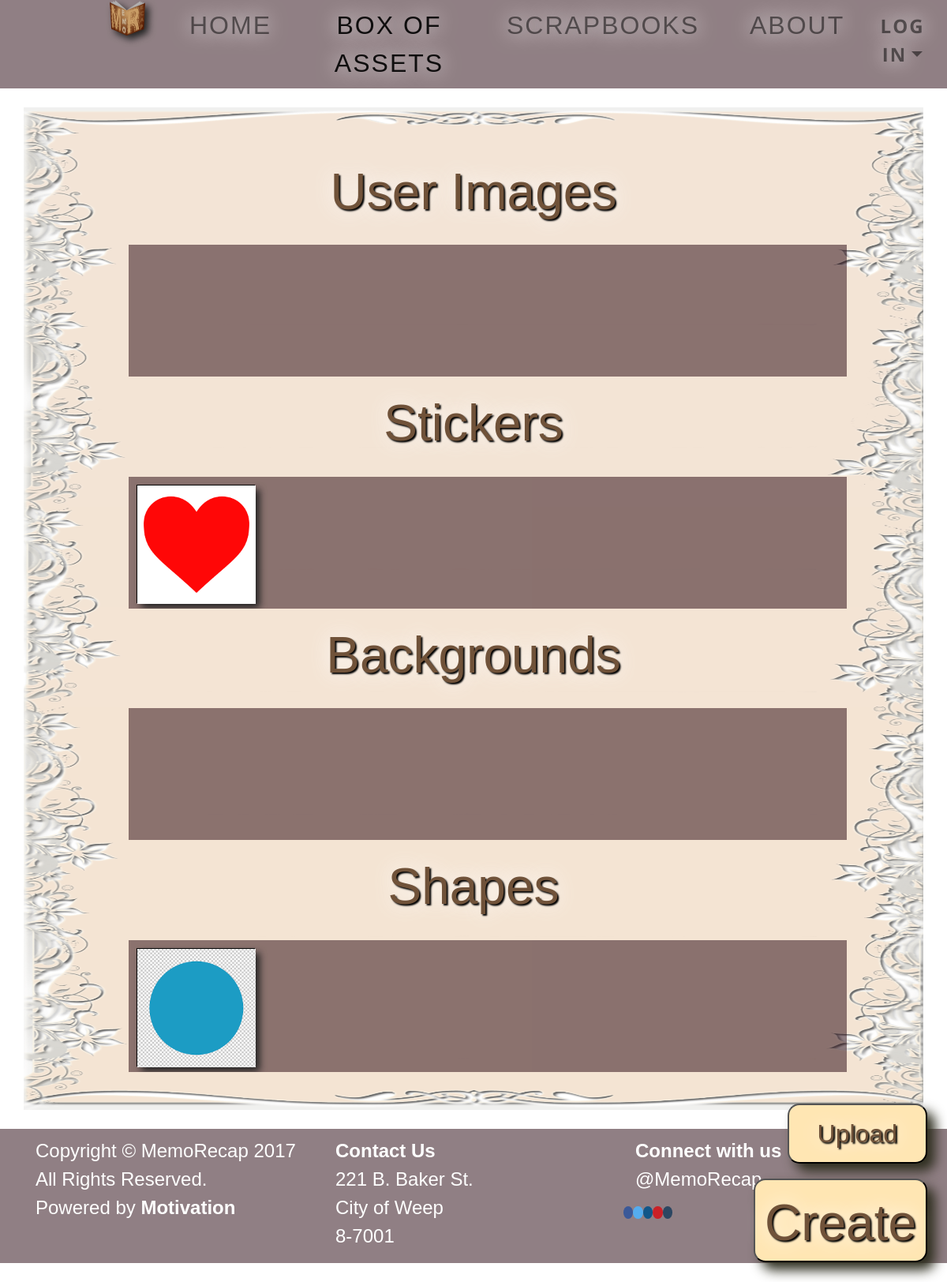
Before: /Assets with the older database file.
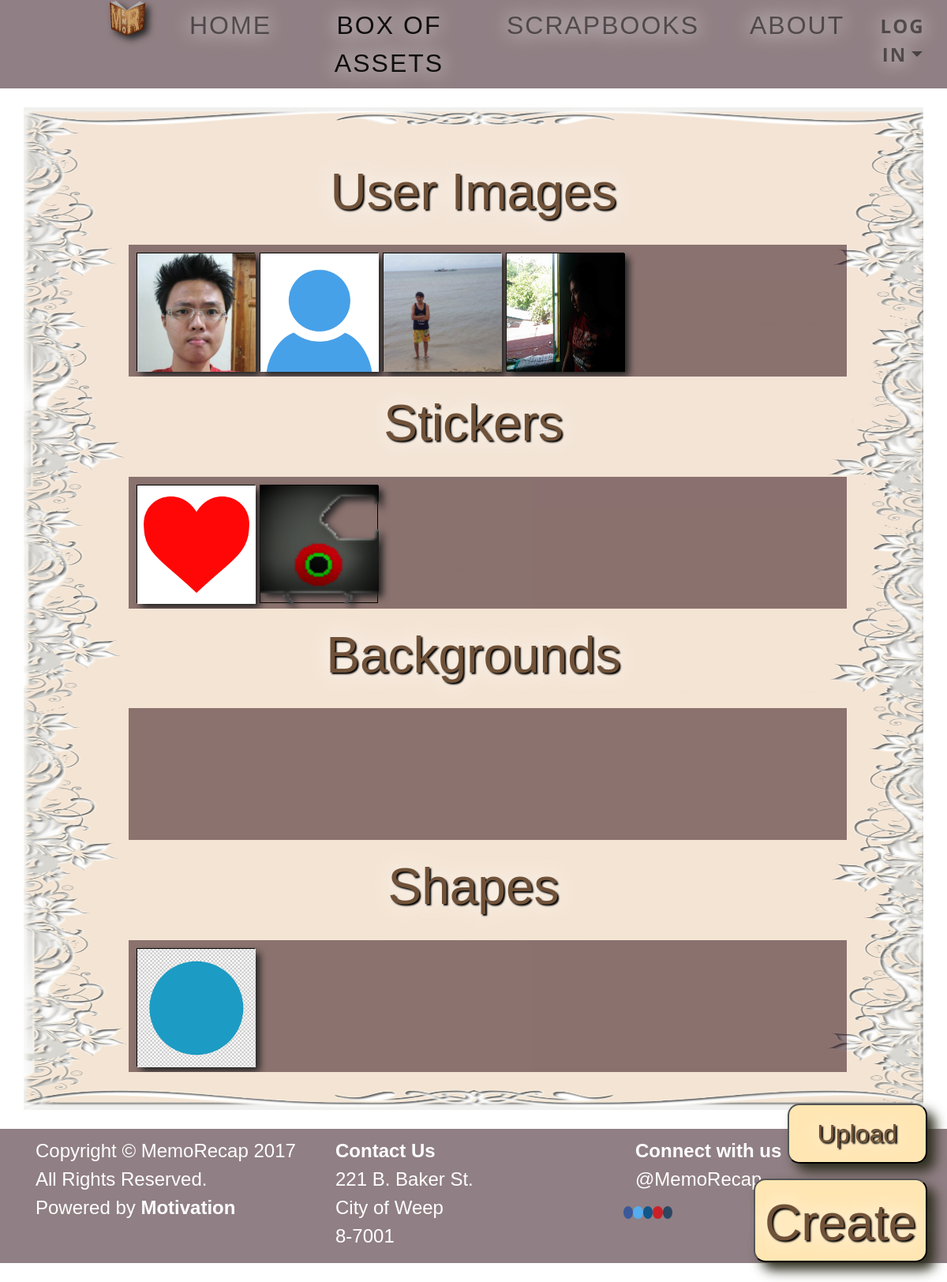
After: the same page with the newer database file.
### tables this page shows
CREATE TABLE IF NOT EXISTS `assets` (
  `asset_id` varchar(4) NOT NULL,
  `file` text NOT NULL,
  `category` varchar(20) NOT NULL,
  `username` varchar(20) NOT NULL,
  `privacy` varchar(8) NOT NULL,
  `upload_date` date NOT NULL,
  PRIMARY KEY (`asset_id`)
);

### application/controllers/MemoRecap.php (called while the page is built, shortened)
<?php
class MemoRecap extends CI_Controller {
	public function __construct(){
		$this->load->model('Scrapbook_model', 'scrapbook');
		$this->load->model('User_model', 'user');
	}
	public function loadNav(){
		if($this->session->userdata('logged_in')){
			$this->load->view('includes/navLoggedIn');
		}else{
			$this->load->view('includes/nav');
		}
	}
	public function loadHeader(){
		$data['logged_in'] = false;
		$this->load->view('includes/header', $data);
	}
	public function Assets(){
		$this->loadHeader();
		$this->loadNav();
		$this->load->view('includes/modal');
		$data['user_images'] = $this->scrapbook->getAssets('user_images/', $this->session->userdata('logged_in'));
		$data['stickers'] = $this->scrapbook->getAssets('stickers/', $this->session->userdata('logged_in'));
		$data['backgrounds'] = $this->scrapbook->getAssets('backgrounds/', $this->session->userdata('logged_in'));
		$data['shapes'] = $this->scrapbook->getAssets('shapes/', $this->session->userdata('logged_in'));
		$this->load->view('assets', $data);
		$this->load->view('includes/footer');
	}
}

### index.php (called while the page is built, shortened)
<?php
require_once BASEPATH.'core/CodeIgniter.php';

### application/models/Scrapbook_model.php (called while the page is built, shortened)
<?php
	class Scrapbook_model extends CI_Model{
		public function getAssets($category, $logged_in){
			$where = "AND (privacy = 'public'";
			$where .= ')';
			$ass = [];
			$query = $this->db->query("SELECT * FROM assets WHERE category = '".$category."' ".$where);
			foreach($query->result_array() as $row){
				$ass[] = $row;
			}
			return $ass;
		}
	}
?>

### application/views/assets.php (the view, shortened to what this page needs)
<div class="container bg p-4 my-4">
	<br />
	<br />
	<h2 class="landi hedest text-center ">User Images</h2><br />
	<div class="col-md-10 bg-overlay" style = " padding: 7px; overflow: auto; margin-left:10%; margin-right:10%; width: 90%; height:167px;  list-style: none;">
		<?php foreach($user_images as $ui): ?>
			<li style = "float: left;">
				<div style = "width:150px;height:150px;border:solid thin black; margin: 3px;">
					<img style = "width:150px;height:150px;" src = "<?php echo base_url('uploaded_assets/'.$ui['category'].$ui['file']); ?>" />
				</div>
			</li>
		<?php endforeach;?>
		</div>
	<br />
<h2 class="landi hedest text-center ">Stickers</h2><br />
	<div class="col-md-10 bg-overlay" style = " padding: 7px; overflow: auto; margin-left:10%; margin-right:10%; width: 90%; height:167px;  list-style: none;">
		<?php foreach($stickers as $st): ?>
			<li style = "float: left;">
				<div style = "width:150px;height:150px;border:solid thin black; margin: 3px">
					<img style = "width:150px;height:150px;" src = "<?php echo base_url('uploaded_assets/'.$st['category'].$st['file']); ?>" />
				</div>
			</li>
		<?php endforeach; ?>
	</div>
<br />
<h2 class="landi hedest text-center ">Backgrounds</h2><br />
	<div class="col-md-10 bg-overlay" style = " padding: 7px; overflow: auto; margin-left:10%; margin-right:10%; width: 90%; height:167px;  list-style: none;">
	</div>
	<br />
<h2 class="landi hedest text-center ">Shapes</h2><br />
	<div class="col-md-10 bg-overlay" style = " padding: 7px; overflow: auto; margin-left:10%; margin-right:10%; width: 90%; height:167px;  list-style: none;">
		<?php foreach($shapes as $sh): ?>
			<li style = "float: left;">
				<div style = "width:150px;height:150px;border:solid thin black; margin: 3px">
					<img style = "width:150px;height:150px;" src = "<?php echo base_url('uploaded_assets/'.$sh['category'].$sh['file']); ?>" />
				</div>
			</li>
		<?php endforeach; ?>
	</div>
	<br />
</div>
	<button id="uploadButton" class="hed landi"
	style="padding:1% 3% 1% 3%;
	box-shadow: 10px 10px 15px #2e2e1f;
	border-radius:15px;
	background-color:#ffe6b3;
	float: right;
	right: 25px;
	bottom:150px;
	position: fixed;
	z-index:0;">
	Upload
	</button>

### application/views/includes/header.php (shortened to what this page needs)
<!DOCTYPE html>
<html lang="en">
<head>
    <link rel="stylesheet" href="<?php echo base_url('css/font-awesome.min.css'); ?>">
    <link href="<?php echo base_url('css/bootstrap.min.css'); ?>" rel="stylesheet">
    <link href="<?php echo base_url('css/memstyle.css'); ?>" rel="stylesheet">
    <link href="<?php echo base_url('css/modal.css'); ?>" rel="stylesheet">
</head>
<body>

### application/views/includes/nav.php (shortened to what this page needs)
<nav class="navbar navbar-expand-lg navbar-light bg-overlay  nav-row">
	<div class="container">
    <div class="collapse navbar-collapse" id="navbarResponsive">
		<ul class="navbar-nav mx-auto">
        <li class="nav-item px-lg-4">
            <img class="smol" src="<?php echo base_url('css/images/logo_sana.png'); ?>"  alt="" ></a>
        </li>
        <li class="nav-item px-lg-4 <?php echo (strpos(uri_string(), 'Home')>-1)?'active':''; ?>">
			<a class="hed nav-link text-uppercase text-expanded landi2 " href="<?php echo base_url('Home'); ?>">
				Home
			</a>
        </li>
        <li class="nav-item px-lg-4 <?php echo (strpos(uri_string(), 'Assets')>-1)?'active':''; ?>">
			<a class="hed nav-link text-uppercase text-expanded landi2 " href="<?php echo base_url('Assets'); ?>">
				Box of Assets
			</a>
        </li>
        <li class="nav-item px-lg-4 <?php echo (strpos(uri_string(), 'Scrapbooks')>-1)?'active':''; ?>">
			<a class="hed nav-link text-uppercase text-expanded landi2 " href="<?php echo base_url('Scrapbooks'); ?>">
				Scrapbooks
			</a>
        </li>
        <li class="nav-item px-lg-4 <?php echo (strpos(uri_string(), 'About')>-1)?'active':''; ?>">
			<a class="hed nav-link text-uppercase text-expanded landi2 " href="<?php echo base_url('About'); ?>">About</a>
        </li>
		<li class="dropdown">
			<a class="dropdown-toggle nav-link text-expanded text-uppercase landi2 login" data-toggle="dropdown"><strong>Log In<span class="caret"></span></strong></a>
  </li>
		</ul>
	</div>
	</div>
</nav>

### application/views/includes/modal.php (shortened to what this page needs)
<button id="myBtn" class="hedest landi"
style="padding:0.5% 1% 0% 1%;
box-shadow: 10px 10px 15px #2e2e1f;
border-radius:15px;
background-color:#ffe6b3;
float: right;
right: 25px;
bottom:25px;
position: fixed;z-index:1;
">
Create
</button>

### application/views/includes/footer.php (shortened to what this page needs)
	<div class="bg-overlay ">
	<footer>
		<div class="container">
        <div class= "row" >
			<div class = "col-md-4" style="margin-top:10px;">
				<p class="puter">Copyright &copy; MemoRecap 2017
				<br />All Rights Reserved.
				<br />Powered by <strong>Motivation</strong>
				</p>
			</div>
			<div class = "col-md-4" style="margin-top:10px;">
				<p class="puter"><strong>Contact Us</strong>
				<br />221 B. Baker St.
				<br />City of Weep
				<br />8-7001
				</p>
			</div>
			<div class = "col-md-4" style="margin-top:10px;">
				<p class="puter"><strong>Connect with us</strong>
				<br />@MemoRecap
				</p>
				<div class = "row">
				<a href="#" class="fa fa-facebook"></a>
				<a href="#" class="fa fa-twitter"></a>
				<a href="#" class="fa fa-instagram"></a>
				<a href="#" class="fa fa-pinterest"></a>
				<a href="#" class="fa fa-tumblr"></a>
				</div>
			</div>
		</div>
		</div>
    </footer>
	</div>
	<br />
</body>
</html>

### css/memstyle.css (style rules this page uses)
body { font-family: "Open Sans", Helvetica, Arial, sans-serif; background: url('images/WALLPAPER.jpg') no-repeat center center fixed; -webkit-background-size: cover; -moz-background-size: cover; background-size: cover; background-attachment: fixed; -o-background-size: cover; }
h1, h2, h3, h4, h5, h6, .text-heading { font-family: "Blacktear Script", cursive, sans-serif; }
.puter { color: white; }
.hedest { font-family: "Blacktear Script", cursive, sans-serif; font-size:4em; }
.hed { font-family: "Brody", cursive, sans-serif; font-size:2em; text-align: center; }
.nav-row { padding:0px 0px 0px 100px; }
p { font-family: "Champagne & Limousines", Arial, serif; font-size: 1.5em; }
.landi { color: #705239; text-shadow: 2px 2px 2px #000000, 0 0 25px white; }
.landi2 { color: #f3ebc3; text-shadow: 0 0 25px white; }
img { height:220px; width:250px; }
.smol { height:45px; width:45px; }
.login { font-size:1.5rem; padding-top: 15px; text-align:center; }
.text-expanded { letter-spacing: 2px; }
.bg { background: url('images/HERE.png') no-repeat center center; background-size: 120% 105%; }
.bg-overlay { background-color: rgba(35, 1, 10, 0.5); }
img { -webkit-filter: drop-shadow(5px 5px 5px #222); filter: drop-shadow(5px 5px 5px #222); }
.fa { border-radius: 50%; }
.fa-facebook { background: #3B5998; color: white; }
.fa-twitter { background: #55ACEE; color: white; }
.fa-instagram { background: #125688; color: white; }
.fa-pinterest { background: #cb2027; color: white; }
.fa-tumblr { background: #2c4762; color: white; }
body, html { background-color: #fff; padding: 0; }

Changed rows visible on the page:
added assets: category+file (picture), shown under "User Images"
added assets: category+file (placeholder picture), shown under "User Images"
added assets: category+file (picture), shown under "User Images"
added assets: category+file (picture), shown under "User Images"
added assets: category+file (picture), shown under "Stickers"
